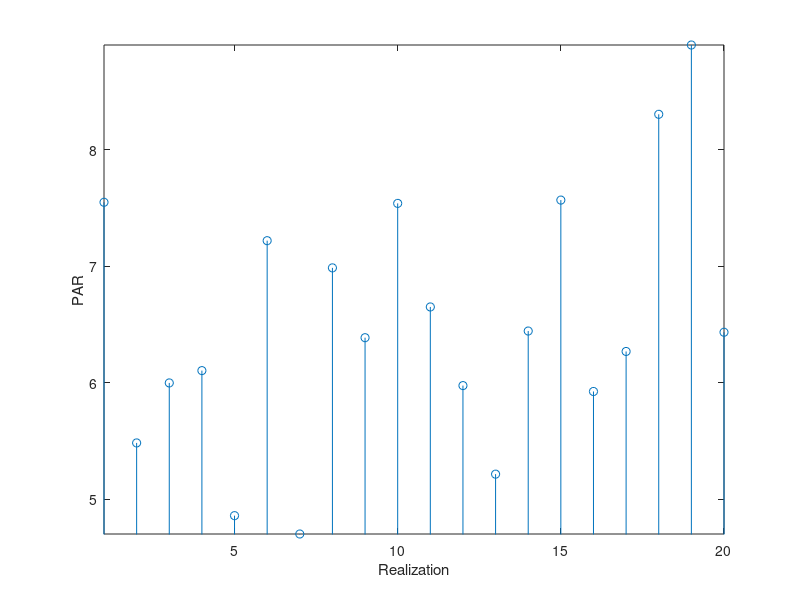

This chart was generated by the following MATLAB code:
% MATLAB script for Illustrative Problem 8.8
clear;
T = 1;
Fs = 200;
t = 0 : 1/(Fs*T) : T-1/(Fs*T);
K = 32;
k = 1 : K-1;
rlz = 20;                           % No. of realizations
PAR = zeros(1,rlz);                 % Initialization for speed
echo off;
for j = 1 : rlz
    theta = pi*floor(rand(1,length(k))/0.25)/2;
    phi = 2*pi*rand(4,length(k));
    PAR_phi = zeros(1,size(phi,1)); % Initialization for speed
    for m = 1 : size(phi,1) 
        x = zeros(1,Fs);            % Initialization for speed
        for i = 1 : Fs
            for l = 1 : K-1
                x(i) = x(i) + cos(2*pi*l*t(i)/T+theta(l)+phi(m,l));
            end
        end
        % Calculation of the PAR:
        P_peak = max(x.^2);
        P_av = sum(x.^2)/Fs;
        PAR_phi(m) = P_peak/P_av;
    end
    [PAR(j) idx_theta]= min(PAR_phi);
end
echo on;
% Plotting the results:
stem(PAR)
axis ([1 20 min(PAR) max(PAR)])
xlabel('Realization')
ylabel('PAR')